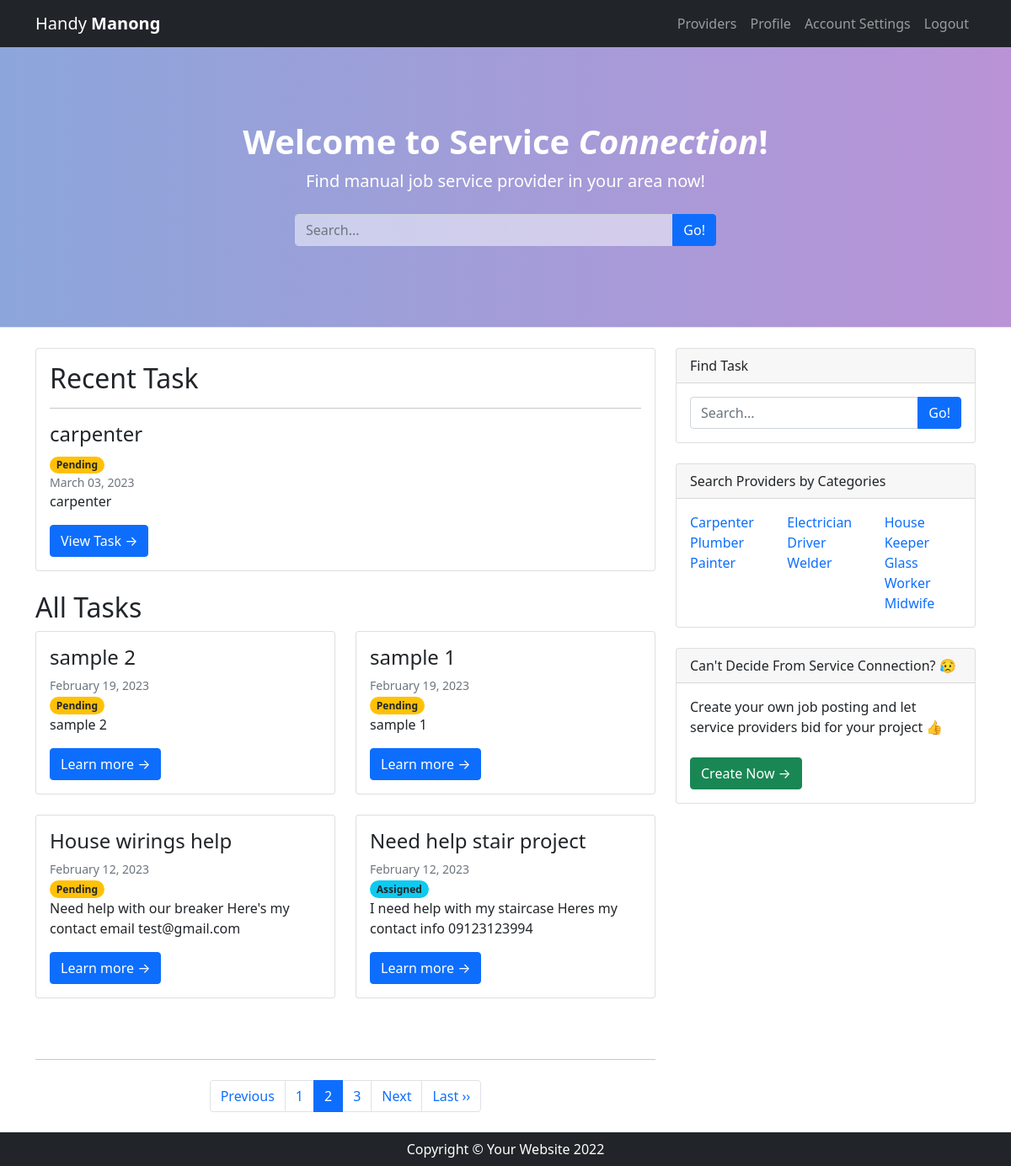
Page /home/finder.php?page_no=2 (signed in) on the committed database.
### tables this page shows
CREATE TABLE `tbl_task` (
  `id` int(128) NOT NULL,
  `task_finder` varchar(128) NOT NULL,
  `task_category` varchar(128) NOT NULL,
  `task_status` varchar(128) NOT NULL DEFAULT 'Pending',
  `task_desc` varchar(128) NOT NULL,
  `task_provider` int(128) DEFAULT NULL,
  `task_date` date NOT NULL DEFAULT current_timestamp(),
  `task_location` varchar(128) NOT NULL,
  `task_title` varchar(128) NOT NULL
);

### home/finder.php (the view, shortened to what the rows shown need)
<!DOCTYPE html>
<html lang="en">
    <head>
        <link href="styles.css" rel="stylesheet" />
        <link href="main.css" rel="stylesheet" />
    </head>
    <body>
        <header class="mt-5 py-5 bg-light border-bottom mb-4 text-white">
            <div class="container">
                <div class="text-center my-5">
                    <h1 class="fw-bolder">Welcome to Service <em>Connection</em>!</h1>
                    <br>
                </div>
            </div>
        </header>
        <div class="container">
            <div class="row">
                    <?php
                    if(isset($_POST["search"])){
                    echo "<div class='col-lg-8'>";
                    echo "<h2 class=\"card-title\">Task</h2>";
                    echo "<div class=\"row row-cols-1 row-cols-md-2\">";
                            require_once "../includes/connect.php";
                            if (isset($_GET['pages_no']) && $_GET['pages_no']!="") {
                                $page_no = $_GET['pages_no'];
                            }else {
                                $page_no = 1;
                            }
                            $id = $_SESSION["id"];
                            $search = $_POST['search'];
                            $total_records_per_page = 6;
                            $offset = ($page_no-1) * $total_records_per_page;
                            $previous_page = $page_no - 1;
                            $next_page = $page_no + 1;
                            $adjacents = "2";
                            $result_count = mysqli_query($conn,"SELECT COUNT(*) As total_records FROM tbl_task WHERE ((task_title LIKE '%$search%') OR (task_desc LIKE '%$search%')) AND task_finder = $id");
                            $total_records = mysqli_fetch_array($result_count);
                            $total_records = $total_records['total_records'];
                            $total_no_of_pages = ceil($total_records / $total_records_per_page);
                            $second_last = $total_no_of_pages - 1;
                            $id = $_SESSION["id"];
                            $search = $_POST['search'];
                            $sql = "SELECT * FROM `tbl_task` WHERE ((task_title LIKE '%$search%') OR (task_desc LIKE '%$search%')) AND task_finder = $id ORDER BY id DESC LIMIT $offset, $total_records_per_page";
                            $result = mysqli_query($conn, $sql);
                                $num = mysqli_num_rows($result);
                                if($num == 0) {
                                    echo "<i mb-5>No related task to show.</i>";
                                }else{
                                    while($row = mysqli_fetch_array($result)){
                                        echo "<div class=\"col\">";
                                        echo "<div class=\"card mb-4\">";
                                        echo "<div class=\"card-body\">";
                                        $date=date_create($row['task_date']);
                                        echo "<h2 class=\"card-title h4\">".$row['task_title']."</h2>";
                                        echo "<div class=\"small text-muted\">".date_format($date,"F d, Y")."</div>";
                                        if($row['task_status']=='Pending'){
                                            echo "<span class=\"badge rounded-pill bg-warning text-dark\">".$row['task_status']."</span>";
                                        }elseif($row['task_status']=='Assigned'){
                                            echo "<span class=\"badge rounded-pill bg-info text-dark\">".$row['task_status']."</span>";
                                        }elseif($row['task_status']=='Rejected'){
                                            echo "<span class=\"badge rounded-pill bg-danger\">".$row['task_status']."</span>";
                                        }elseif($row['task_status']=='Done'){
                                            echo "<span class=\"badge rounded-pill bg-success\">".$row['task_status']."</span>";
                                        }else{
                                            header("location: finder.php?error=undefine");
                                        }
                                        echo "<p class=\"card-text related\">".$row['task_desc']."</p>";
                                        echo "<a class=\"btn btn-primary\" href=\"task-view.php?uid=".$_SESSION["id"]."&tid=".$row['id']."&category=".$row['task_category']."\">Learn more →</a>";
                                        echo "</div>";
                                        echo "</div>";
                                        echo "</div>";
                                    }
                                }
                    echo "</div>";
                    ?>
                <nav aria-label="Pagination">
                        <hr class="my-0" />
                    <ul class="pagination justify-content-center my-4">
                        <li class='page-item' <?php if($page_no <= 1){ echo "class='page-item disabled'"; } ?>>
                            <a class='page-link'<?php if($page_no > 1){ echo "href='?pages_no=$previous_page'"; } ?>>Previous</a>
                        </li>
                        <?php
                            if ($total_no_of_pages <= 10){
                                for ($counter = 1; $counter <= $total_no_of_pages; $counter++){
                                    if ($counter == $page_no) {
                                echo "<li class='page-item active'><a class='page-link'>$counter</a></li>";
                                        }else{
                                echo "<li class='page-item'><a class='page-link' href='?pages_no=$counter'>$counter</a></li>";
                                        }
                                }
                            }
                        elseif($total_no_of_pages > 10){
                        if($page_no <= 4) {
                            for ($counter = 1; $counter < 8; $counter++){
                                if ($counter == $page_no) {
                                    echo "<li class='page-item active'><a class='page-link'>$counter</a></li>";
                                }else{
                                    echo "<li class='page-item'><a class='page-link' href='?pages_no=$counter'>$counter</a></li>";
                                }
                            }
                            echo "<li class='page-item'><a class='page-link'>...</a></li>";
                            echo "<li class='page-item'><a class='page-link' href='?pages_no=$second_last'>$second_last</a></li>";
                            echo "<li class='page-item'><a class='page-link' href='?pages_no=$total_no_of_pages'>$total_no_of_pages</a></li>";
                        }elseif($page_no > 4 && $page_no < $total_no_of_pages - 4) {
                            echo "<li class='page-item'><a class='page-link' href='?pages_no=1'>1</a></li>";
                            echo "<li class='page-item'><a class='page-link' href='?pages_no=2'>2</a></li>";
                            echo "<li class='page-item'><a class='page-link'>...</a></li>";
                            for ($counter = $page_no - $adjacents; $counter <= $page_no + $adjacents; $counter++) {
                            if ($counter == $page_no) {
                            echo "<li class='page-item active'><a class='page-link'>$counter</a></li>";
                                    }else{
                            echo "<li class='page-item'><a class='page-link' href='?pages_no=$counter'>$counter</a></li>";
                                    }
                        }
                        echo "<li class='page-item'><a class='page-link'>...</a></li>";
                        echo "<li class='page-item'><a class='page-link' href='?pages_no=$second_last'>$second_last</a></li>";
                        echo "<li class='page-item'><a class='page-link' href='?pages_no=$total_no_of_pages'>$total_no_of_pages</a></li>";
                                }
                            else {
                            echo "<li class='page-item'><a class='page-link' href='?pages_no=1'>1</a></li>";
                            echo "<li class='page-item'><a class='page-link' href='?pages_no=2'>2</a></li>";
                            echo "<li class='page-item'><a class='page-link'>...</a></li>";
                            for ($counter = $total_no_of_pages - 6; $counter <= $total_no_of_pages; $counter++) {
                            if ($counter == $page_no) {
                            echo "<li class='page-item active'><a class='page-link'>$counter</a></li>";
                                    }else{
                            echo "<li class='page-item'><a class='page-link' href='?pages_no=$counter'>$counter</a></li>";
                                    }
                                    }
                                }
                        }
                    ?>
                        <li class='page-item' <?php if($page_no >= $total_no_of_pages){ echo "class='disabled'"; } ?>>
                        <a class='page-link' <?php if($page_no < $total_no_of_pages) { echo "href='?pages_no=$next_page'"; } ?>>Next</a>
                        </li>
                        <?php if($page_no < $total_no_of_pages){
                            echo "<li class='page-item'><a class='page-link' href='?pages_no=$total_no_of_pages'>Last &rsaquo;&rsaquo;</a></li>";
                            } ?>
                    </ul>
                </nav>
                    <?php
                    echo "</div>";
                    }else{
                        echo "<div class='col-lg-8'>";
                        echo "<div class=\"card mb-4\">";
                        echo "<div class=\"card-body\">";
                            echo "<h2 class=\"card-title\">Recent Task</h2>";
                            echo "<hr>";
                                require_once "../includes/connect.php";
                                $id = $_SESSION["id"];
                                $sql = "SELECT * FROM `tbl_task` WHERE task_finder = $id ORDER BY id DESC LIMIT 1 ";
                                $result = mysqli_query($conn, $sql);
                                $num = mysqli_num_rows($result);
                                if($num == 0) {
                                    echo "<i>No related task.</i>";
                                }else{
                                    while($row = mysqli_fetch_array($result)){
                                        echo "<h2 class=\"card-title h4 position-relative\">".stripslashes($row['task_title'])."</h2>";
                                        if($row['task_status']=='Pending'){
                                            echo "<span class=\"badge rounded-pill bg-warning text-dark\">".$row['task_status']."</span>";
                                        }elseif($row['task_status']=='Assigned'){
                                            echo "<span class=\"badge rounded-pill bg-info text-dark\">".$row['task_status']."</span>";
                                        }elseif($row['task_status']=='Rejected'){
                                            echo "<span class=\"badge rounded-pill bg-danger\">".$row['task_status']."</span>";
                                        }elseif($row['task_status']=='Done'){
                                            echo "<span class=\"badge rounded-pill bg-success\">".$row['task_status']."</span>";
                                        }else{
                                            header("location: finder.php?error=undefine");
                                        }
                                        $date=date_create($row['task_date']);
                                        echo "<div class=\"small text-muted\">".date_format($date,"F d, Y")."</div>";
                                        echo "<p class=\"card-text related\">".stripslashes($row['task_desc'])."</p>";
                                        echo "<a class=\"btn btn-primary\" href=\"task-view.php?uid=".$_SESSION["id"]."&tid=".$row['id']."&category=".$row['task_category']."\">View Task →</a>";
                                    }
                                }
                        echo"</div>";
                        echo "</div>";
                        echo "<h2 class=\"card-title\">All Tasks</h2>";
                        echo "<div class=\"row row-cols-1 row-cols-md-2 mb-5\">";
                        require_once "../includes/connect.php";
                        if (isset($_GET['page_no']) && $_GET['page_no']!="") {
                            $page_no = $_GET['page_no'];
                        }else {
                            $page_no = 1;
                        }
                        $total_records_per_page = 4;
                        $offset = ($page_no-1) * $total_records_per_page;
                            $id = $_SESSION["id"];
                            $sql = "SELECT * FROM `tbl_task` WHERE task_finder = $id ORDER BY id DESC LIMIT $offset, $total_records_per_page";
                            $result = mysqli_query($conn, $sql);
                                $num = mysqli_num_rows($result);
                                if($num == 0) {
                                    echo "<i mb-5>No related task to show.</i>";
                                }else{
                                    while($row = mysqli_fetch_array($result)){
                                        echo "<div class=\"col\">";
                                        echo "<div class=\"card mb-4\">";
                                        echo "<div class=\"card-body\">";
                                        $date=date_create($row['task_date']);
                                        echo "<h2 class=\"card-title h4\">".$row['task_title']."</h2>";
                                        echo "<div class=\"small text-muted\">".date_format($date,"F d, Y")."</div>";
                                        if($row['task_status']=='Pending'){
                                            echo "<span class=\"badge rounded-pill bg-warning text-dark\">".$row['task_status']."</span>";
                                        }elseif($row['task_status']=='Assigned'){
                                            echo "<span class=\"badge rounded-pill bg-info text-dark\">".$row['task_status']."</span>";
                                        }elseif($row['task_status']=='Rejected'){
                                            echo "<span class=\"badge rounded-pill bg-danger\">".$row['task_status']."</span>";
                                        }elseif($row['task_status']=='Done'){
                                            echo "<span class=\"badge rounded-pill bg-success\">".$row['task_status']."</span>";
                                        }else{
                                            header("location: finder.php?error=undefine");
                                        }
                                        echo "<p class=\"card-text related\">".$row['task_desc']."</p>";
                                        echo "<a class=\"btn btn-primary\" href=\"task-view.php?uid=".$_SESSION["id"]."&tid=".$row['id']."&category=".$row['task_category']."\">Learn more →</a>";
                                        echo "</div>";
                                        echo "</div>";
                                        echo "</div>";
                                    }
                                }
                                echo "</div>";
                            ?>
                         <?php
                                echo "</div>";
                        }
                    ?>
            </div>
        </div>
    </body>
</html>

### rows in the picture
tbl_task: task_title "carpenter", task_status "Pending", task_date "March 03, 2023", task_desc "carpenter"
tbl_task: task_title "sample 2", task_date "February 19, 2023", task_status "Pending", task_desc "sample 2"
tbl_task: task_title "sample 1", task_date "February 19, 2023", task_status "Pending", task_desc "sample 1"
tbl_task: task_title "House wirings help", task_date "February 12, 2023", task_status "Pending", task_desc "Need help with our breaker Here's my contact email test@gmail.com"
tbl_task: task_title "Need help stair project", task_date "February 12, 2023", task_status "Assigned", task_desc "I need help with my staircase Heres my contact info 09123123994"
